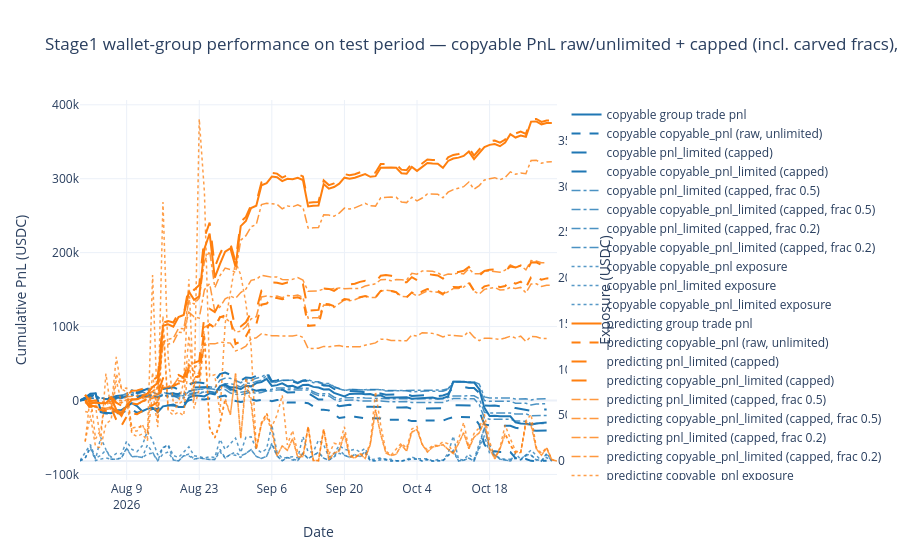

Notebook code cell kept with this figure:
### Code cell
import plotly.graph_objects as go

from polymarket_analysis.visualization.wallet_plots import copyable_exposure_series
from polymarket_analysis.wallet_selection.exposure import wallet_capture_thresholds

print(f"copyable_group wallets: {len(wallet_cohorts['copyable_group']):,}")
print(f"predicting_group wallets: {len(wallet_cohorts['predicting_group']):,}")

pd.set_option('display.max_rows', 100)

PNL_TO_QTY = {
    COPYABLE_PNL_BASE: "copyable_qty_5m_100",
    **{f"copyable_pnl_{k}": cfg["qty_col"] for k, cfg in COPYABLE_VARIANTS.items()},
}

plot_rows = []
exposure_rows = []
carved_rows = []

# Carve thresholds for the capped-carved lines: fit once on the train fills of
# both groups' wallets (same rule as the cohort plots — fit on the uncapped
# base copyable_pnl; fracs < 1 from EXPOSURE_FRACS).
_group_wallets = {
    w for cn in ('copyable_group', 'predicting_group')
    for w in wallet_cohorts[cn]['wallet']
}
_carve_fit = df_full[
    df_full['is_train']
    & df_full['wallet'].isin(_group_wallets)
    & (df_full['side'] == 'BUY')
    & df_full['deployed_capital'].notna()
][['wallet', EXPOSURE_PNL_COL, 'deployed_capital']]
_group_capture = wallet_capture_thresholds(
    _carve_fit, EXPOSURE_FRACS, EXPOSURE_PNL_COL, 'deployed_capital'
)
for group_label, cohort_name in [('copyable', 'copyable_group'), ('predicting', 'predicting_group')]:
    wallets = set(wallet_cohorts[cohort_name]['wallet'])
    group_trades = df_full[
        (df_full['wallet'].isin(wallets))
        & (~df_full['is_train'])
    ][['dt', 'side', 'price', 'pnl', 'last_condition_trade_ts', 'wallet',
       'notional', 'deployed_capital', 'deployed_capital_frac',
       *COPYABLE_PNL_COLS, *PNL_TO_QTY.values(), *CAPPED_PNL_COLS]].copy()

    # per-fill copy exposure (price × copyable qty, BUY only)
    for pnl_col, qty_col in PNL_TO_QTY.items():
        group_trades[f'{pnl_col}_exposure'] = np.where(
            group_trades[qty_col] > 0,
            group_trades['price'] * group_trades[qty_col],
            np.nan,
        )

    # capped-variant exposures: capital actually deployed under the per-wallet cap
    group_trades['pnl_limited_exposure'] = group_trades['notional'] * group_trades['deployed_capital_frac']
    group_trades['copyable_pnl_limited_exposure'] = np.where(
        group_trades['copyable_qty_5m_100'] > 0,
        group_trades['price'] * group_trades['copyable_qty_5m_100'] * group_trades['deployed_capital_frac'],
        np.nan,
    )

    daily = (
        group_trades
        .assign(plot_dt=group_trades['dt'].dt.floor('D'))
        .groupby('plot_dt', as_index=False)[['pnl', *COPYABLE_PNL_COLS, *CAPPED_PNL_COLS]]
        .sum()
        .sort_values('plot_dt')
        .reset_index(drop=True)
    )
    daily['cum_trade_pnl'] = daily['pnl'].cumsum()
    for c in [*COPYABLE_PNL_COLS, *CAPPED_PNL_COLS]:
        daily[f'cum_{c}'] = daily[c].cumsum()
    daily['wallet_group'] = group_label
    plot_rows.append(daily)

    for c in [*COPYABLE_PNL_COLS, *CAPPED_PNL_COLS]:
        exp = copyable_exposure_series(group_trades, f'{c}_exposure', bucket_freq='D')
        exp['wallet_group'] = group_label
        exp['variant'] = c
        exposure_rows.append(exp)

    # capped-carved: carve the test fills by T_{w,f} (train-fit) and
    # accumulate the capped PnLs on the kept fills
    for frac in sorted({f for f in EXPOSURE_FRACS if f < 1}, reverse=True):
        thr = group_trades['wallet'].map(
            _group_capture[_group_capture['frac'] == frac].set_index('wallet')['threshold']
        ).fillna(0.0)
        carved = group_trades[
            group_trades['deployed_capital'].notna()
            & (group_trades['deployed_capital'] >= thr)
        ]
        if carved.empty:
            continue
        cdaily = (
            carved
            .assign(plot_dt=carved['dt'].dt.floor('D'))
            .groupby('plot_dt', as_index=False)[CAPPED_PNL_COLS]
            .sum()
            .sort_values('plot_dt')
            .reset_index(drop=True)
        )
        for c in CAPPED_PNL_COLS:
            cdaily[f'cum_{c}'] = cdaily[c].cumsum()
        cdaily['wallet_group'] = group_label
        cdaily['frac'] = frac
        carved_rows.append(cdaily)

group_perf = pd.concat(plot_rows, ignore_index=True)
group_exposure = pd.concat(exposure_rows, ignore_index=True)
carved_capped = pd.concat(carved_rows, ignore_index=True)

fig = go.Figure()
colors = {'copyable': '#1f77b4', 'predicting': '#ff7f0e'}
dashes = ['dash', 'dot', 'dashdot']
for group_label in ['copyable', 'predicting']:
    g = group_perf[group_perf['wallet_group'] == group_label]
    fig.add_trace(
        go.Scatter(
            x=g['plot_dt'],
            y=g['cum_trade_pnl'],
            mode='lines',
            name=f'{group_label} group trade pnl',
            line=dict(color=colors[group_label], width=2),
        )
    )
    for i, c in enumerate(COPYABLE_PNL_COLS):
        fig.add_trace(
            go.Scatter(
                x=g['plot_dt'],
                y=g[f'cum_{c}'],
                mode='lines',
                name=f'{group_label} {c} (raw, unlimited)',
                line=dict(color=colors[group_label], width=2, dash=dashes[i % len(dashes)]),
            )
        )
    for c in CAPPED_PNL_COLS:
        fig.add_trace(
            go.Scatter(
                x=g['plot_dt'],
                y=g[f'cum_{c}'],
                mode='lines',
                name=f'{group_label} {c} (capped)',
                line=dict(color=colors[group_label], width=2, dash='longdash'),
            )
        )
    for frac in sorted({f for f in EXPOSURE_FRACS if f < 1}, reverse=True):
        cg = carved_capped[
            (carved_capped['wallet_group'] == group_label)
            & (carved_capped['frac'] == frac)
        ]
        for c in CAPPED_PNL_COLS:
            fig.add_trace(
                go.Scatter(
                    x=cg['plot_dt'],
                    y=cg[f'cum_{c}'],
                    mode='lines',
                    name=f'{group_label} {c} (capped, frac {frac:g})',
                    line=dict(color=colors[group_label], width=1.5, dash='dashdot'),
                    opacity=0.8,
                )
            )
    for c in [*COPYABLE_PNL_COLS, *CAPPED_PNL_COLS]:
        e = group_exposure[
            (group_exposure['wallet_group'] == group_label)
            & (group_exposure['variant'] == c)
        ]
        fig.add_trace(
            go.Scatter(
                x=e['dt'],
                y=e['exposure'],
                mode='lines',
                name=f'{group_label} {c} exposure',
                line=dict(color=colors[group_label], width=1.5, dash='dot'),
                opacity=0.75,
                yaxis='y2',
            )
        )

fig.update_layout(
    title='Stage1 wallet-group performance on test period — copyable PnL raw/unlimited + capped (incl. carved fracs), exposure on right axis',
    xaxis_title='Date',
    yaxis_title='Cumulative PnL (USDC)',
    yaxis2=dict(title='Exposure (USDC)', overlaying='y', side='right', showgrid=False),
    template='plotly_white',
)
fig.show()
